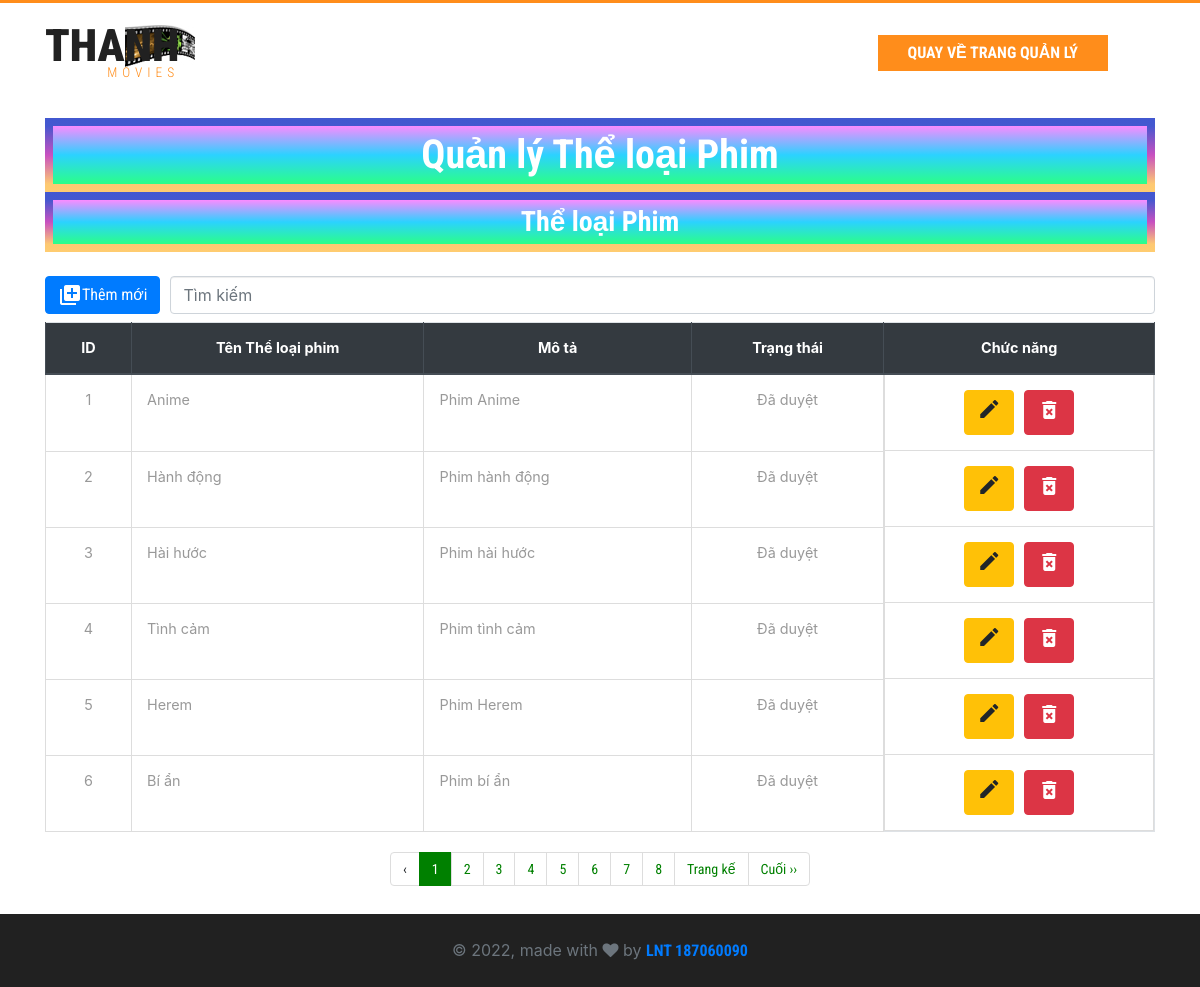
Page /admin/genres/index.php on the committed database.
### tables this page shows
CREATE TABLE IF NOT EXISTS `genres` (
  `id` int(11) NOT NULL AUTO_INCREMENT,
  `title_genre` varchar(100) DEFAULT NULL,
  `description` varchar(255) DEFAULT NULL,
  `status` int(11) DEFAULT NULL,
  PRIMARY KEY (`id`)
);

### admin/genres/index.php (the view, shortened to what this page needs)
<!DOCTYPE html>
<html lang="en">
<head>
    <link href="/web-xem-phim/assets/css/bootstrap.css" rel="stylesheet" type="text/css" media="all" />
    <link href="/web-xem-phim/assets/css/style.css" rel="stylesheet" type="text/css" media="all" />
    <link rel="stylesheet" href="/web-xem-phim/assets/css/contactstyle.css" type="text/css" media="all" />
    <link rel="stylesheet" href="/web-xem-phim/assets/css/faqstyle.css" type="text/css" media="all" />
    <link href="/web-xem-phim/assets/css/single.css" rel='stylesheet' type='text/css' />
    <link href="/web-xem-phim/assets/css/medile.css" rel='stylesheet' type='text/css' />
    <link href="/web-xem-phim/assets/css/jquery.slidey.min.css" rel="stylesheet">
    <link href="/web-xem-phim/assets/css/popuo-box.css" rel="stylesheet" type="text/css" media="all" />
    <link rel="stylesheet" href="/web-xem-phim/assets/css/font-awesome.min.css" />
    <link href="/web-xem-phim/assets/css/owl.carousel.css" rel="stylesheet" type="text/css" media="all">
    <link href="/web-xem-phim/thong-tin-phim/assets/css/style.css" rel="stylesheet" type="text/css" media="all">
    <?php include_once(__DIR__ . '/../../frontend/layouts/styles.php'); ?>
</head>
<body>
    <div class="header">
        <div class="container">
            <div class="w3layouts_logo">
                <a href="/web-xem-phim/index.php">
                    <h1>Thanh<span>Movies</span></h1>
                </a>
            </div>
            <div class="w3l_sign_in_register">
                <ul>
                    <li><a href="/web-xem-phim/admin/index.php">Quay về trang quản lý</a></li>
                </ul>
            </div>
            <div class="clearfix"> </div>
        </div>
    </div>
    <main role="main" class="mb-2">
        <div class="container mt-2">
            <div class="full borderf">
                <h1 class="tieu-de">Quản lý Thể loại Phim</h1>
            </div>
            <?php
            include_once __DIR__ . '/../../dbconnect.php';
            $sqlTheLoai = "
            SELECT *
            FROM genres
            ";
            $resultTheLoai = mysqli_query($conn, $sqlTheLoai);
            ?>
        </div>
        <div class="container">
            <div class="full borderf">
                <h3 class="text-movies">Thể loại Phim</h3>
            </div>
            <br>
            <div class="row">
                <div class="col">
                    <div style="display: flex;">
                        <a href="insert.php" class="btn btn-primary mb-2">
                            <div style="display: flex;">
                                <i class="material-icons">library_add</i>
                                Thêm mới
                            </div>
                        </a>
                        <input style="margin-left: 10px" type="text" class="timkiem form-control" name="" value="" placeholder="Tìm kiếm">
                    </div>
                    <table class="table table-bordered">
                        <thead class="thead-dark" style="text-align: center;">
                            <tr>
                                <th>ID</th>
                                <th>Tên Thể loại phim</th>
                                <th>Mô tả</th>
                                <th>Trạng thái</th>
                                <th>Chức năng</th>
                            </tr>
                        </thead>
                        <tbody class="danhsach">
                            <?php
                            include_once __DIR__ . '/../../dbconnect.php';
                            if (isset($_GET['page_no']) && $_GET['page_no'] != "") {
                                $page_no = $_GET['page_no'];
                            } else {
                                $page_no = 1;
                            }
                            $total_records_per_page = 6;
                            $offset = ($page_no - 1) * $total_records_per_page;
                            $previous_page = $page_no - 1;
                            $next_page = $page_no + 1;
                            $result_count = mysqli_query($conn, "SELECT COUNT(*) As total_records FROM genres");
                            $total_records = mysqli_fetch_array($result_count);
                            $total_records = $total_records['total_records'];
                            $total_no_of_pages = ceil($total_records / $total_records_per_page);
                            $result = mysqli_query($conn, "SELECT * FROM genres LIMIT $offset, $total_records_per_page");
                            $dataTheLoai = [];
                            while ($item = mysqli_fetch_array($result, MYSQLI_ASSOC)) {
                                $dataTheLoai[] = array(
                                    'genres_id' => $item['id'],
                                    'genres_title' => $item['title_genre'],
                                    'genres_description' => $item['description'],
                                    'genres_status' => $item['status'],
                                );
                            }
                            ?>
                            <?php foreach ($dataTheLoai as $item) : ?>
                                <tr>
                                    <td style="text-align: center;"><?= $item['genres_id'] ?></td>
                                    <td><?= $item['genres_title'] ?></td>
                                    <td><?= $item['genres_description'] ?></td>
                                    <td style="text-align: center;">
                                        <?php if ($item['genres_status'] == 1) : ?>
                                            <?= $item['genres_status'] = "Đã duyệt" ?>
                                        <?php else : ?>
                                            <?= $item['genres_status'] = "Chưa duyệt" ?>
                                        <?php endif; ?>
                                    </td>
                                    <td style="display: flex;justify-content: center;">
                                        <div style="display: flex;">
                                            <a title="Chỉnh sửa" href="update.php?genres_id=<?= $item['genres_id'] ?>" class="btn btn-warning">
                                                <i class="material-icons">edit</i>
                                            </a>
                                            <div style="border:1px #ddd none;height:10px;width:10px "></div>
                                            <button title="Xóa" type="button" class="btn btn-danger btnDelete" data-genres_id="<?= $item['genres_id'] ?>">
                                                <i class="material-icons">delete_forever</i>
                                            </button>
                                        </div>
                                    </td>
                                </tr>
                            <?php endforeach; ?>
                        </tbody>
                    </table>
                    <nav aria-label="Page navigation example">
                        <ul class="pagination justify-content-center">
                            <li <?php if ($page_no <= 1) {
                                    echo "class='disabled'";
                                } ?>>
                                <a <?php if ($page_no > 1) {
                                        echo "href='?page_no=$previous_page'";
                                    } ?>>&lsaquo;</a>
                            </li>
                            <?php
                            if ($total_no_of_pages <= 10) {
                                for ($counter = 1; $counter <= $total_no_of_pages; $counter++) {
                                    if ($counter == $page_no) {
                                        echo "<li class='active'><a>$counter</a></li>";
                                    } else {
                                        echo "<li><a href='?page_no=$counter'>$counter</a></li>";
                                    }
                                }
                            }
                            ?>
                            <li <?php if ($page_no >= $total_no_of_pages) {
                                    echo "class='disabled'";
                                } ?>>
                                <a <?php if ($page_no < $total_no_of_pages) {
                                        echo "href='?page_no=$next_page'";
                                    } ?>>Trang kế</a>
                            </li>
                            <?php if ($page_no < $total_no_of_pages) {
                                echo "<li><a href='?page_no=$total_no_of_pages'>Cuối &rsaquo;&rsaquo;</a></li>";
                            } ?>
                        </ul>
                    </nav>
                </div>
            </div>
        </div>
    </main>
    <?php include_once __DIR__ . '/../../admin/footer.php' ?>
</body>
</html>

### assets/css/style.css (style rules this page uses)
html, body { font-size: 100%; font-family: 'Roboto Condensed', sans-serif; background:#ffffff; }
ul li,ol li { font-size:14px; }
h1,h2,h3,h4,h5,h6,a { font-family: 'Roboto Condensed', sans-serif; margin:0; }
ul,label { margin:0; padding:0; }
input[type="submit"],.agileinfo_chat a,.w3ls_footer_grid1_left p a,.w3l_sign_in_register ul li a,.w3ls_footer_grid1_right ul li a,.w3_customer_email_right a,ul.dropdown-menu.multi-column ul li a { transition:.5s ease-in; -webkit-transition:.5s ease-in; -moz-transition:.5s ease-in; -o-transition:.5s ease-in; -ms-transition:.5s ease-in; }
.header { padding: 1em 0; border-top: 3px solid #FF8D1B; }
.w3layouts_logo { float:left; }
.w3layouts_logo a { display:block; text-decoration:none; }
.w3layouts_logo a h1 { font-size: 2.8em; color: #212121; text-transform: uppercase; background: url(../images/1.jpg) no-repeat 80px 6px; padding-right: 1.67em; font-weight: 900; padding-bottom: .3em; }
.w3layouts_logo a h1 span { color: #FF8D1B; font-size: .3em; display: block; font-weight: 300; letter-spacing: 5px; text-align: right; line-height: 0; }
.w3l_sign_in_register { float: right; margin-top:1em; width: 25%; }
.w3l_sign_in_register ul li a { color: #fff; display: inline-block; text-transform: uppercase; text-decoration: none; background: #FF8D1B; text-align: center; padding: 6px 30px; font-weight: bold; }
.w3l_sign_in_register ul li { display:inline-block; color:#212121; font-size:1em; }
.w3l_sign_in_register ul li i,.w3l_sign_in_register ul li:first-child { padding-right:1em; }
.table > thead > tr > th, .table > tbody > tr > th, .table > tfoot > tr > th, .table > thead > tr > td, .table > tbody > tr > td, .table > tfoot > tr > td { border-top: none !important; }
.pagination > .active > a, .pagination > .active > span, .pagination > .active > a:hover, .pagination > .active > span:hover, .pagination > .active > a:focus, .pagination > .active > span:focus { z-index: 0; }
.table td, .table>tbody>tr>td, .table>tbody>tr>th, .table>tfoot>tr>td, .table>tfoot>tr>th, .table>thead>tr>td, .table>thead>tr>th { padding: 15px!important; }
.table > thead > tr > th, .table > tbody > tr > th, .table > tfoot > tr > th, .table > thead > tr > td, .table > tbody > tr > td, .table > tfoot > tr > td { font-size: 0.9em; color: #999; border-top: none !important; }

### assets/css/contactstyle.css (style rules this page uses)
html, body { font-size: 100%; font-family: 'Roboto Condensed', sans-serif; background:#ffffff; }
ul li,ol li { font-size:14px; }
h1,h2,h3,h4,h5,h6,a { font-family: 'Roboto Condensed', sans-serif; margin:0; }
ul,label { margin:0; padding:0; }

### assets/css/faqstyle.css (style rules this page uses)
html, body { font-size: 100%; font-family: 'Roboto Condensed', sans-serif; background:#ffffff; }
ul li,ol li { font-size:14px; }
h1,h2,h3,h4,h5,h6,a { font-family: 'Roboto Condensed', sans-serif; margin:0; }
ul,label { margin:0; padding:0; }

### assets/css/single.css (style rules this page uses)
html, body { font-size: 100%; font-family: 'Roboto Condensed', sans-serif; }

### assets/css/medile.css (style rules this page uses)
html, body { font-size: 100%; font-family: 'Roboto Condensed', sans-serif; background:#ffffff; margin: 0; }
p,ul li,ol li { margin:0; font-size:14px; }
h1,h2,h3,h4,h5,h6 { margin:0; }
ul,label { margin:0; padding:0; }

### thong-tin-phim/assets/css/style.css (style rules this page uses)
.tieu-de { margin: 0; background: linear-gradient(#FA8BFF, #2BD2FF, #2BFF88); color: #fff; font-weight: bold; text-align: center; padding: 5px; width: 100%; }
.text-movies { margin: 0; background: linear-gradient(#FA8BFF, #2BD2FF, #2BFF88); color: #fff; font-weight: bold; text-align: center; padding: 5px; width: 100%; }
.pagination>li>a { background-color: white; color: green; }
.pagination>.active>a { color: white !important; background-color: green; border: solid 1px green; }
.borderf { font-size: 1.6rem; display: grid; place-items: center; border: 8px solid; }
.full { border-image: linear-gradient(#4158D0, #C850C0, #FFCC70) 1; }

### rows in the picture
genres: genres_id "1", title_genre "Anime", description "Phim Anime", genres_status "Đã duyệt"
genres: id "2", title_genre "Hành động", description "Phim hành động", genres_status "Đã duyệt"
genres: id "3", title_genre "Hài hước", description "Phim hài hước", genres_status "Đã duyệt"
genres: id "4", title_genre "Tình cảm", description "Phim tình cảm", genres_status "Đã duyệt"
genres: id "5", title_genre "Herem", description "Phim Herem", genres_status "Đã duyệt"
genres: id "6", title_genre "Bí ẩn", description "Phim bí ẩn", genres_status "Đã duyệt"
